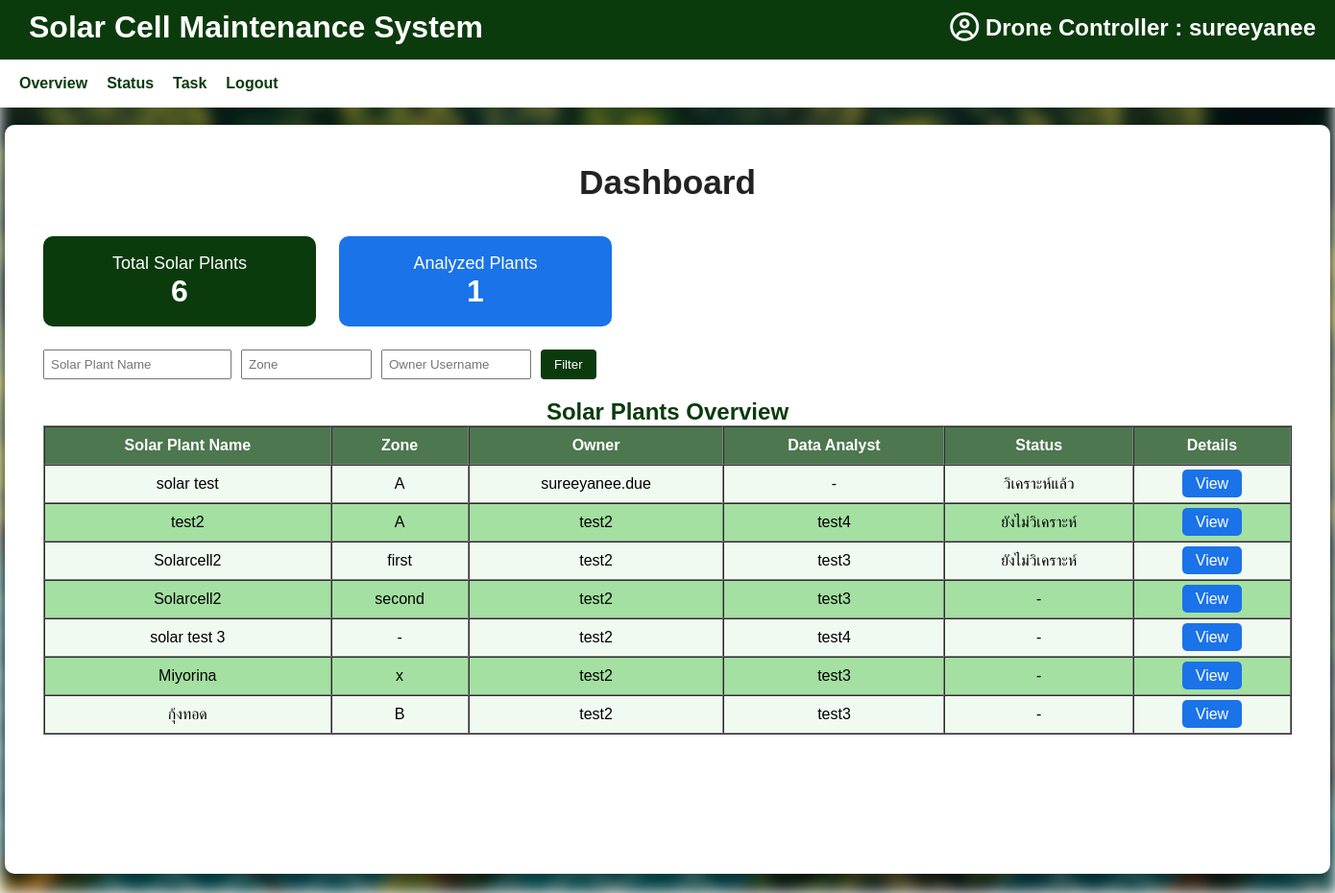
The page /accounts/dashboard/data-analyst/ (signed in) on the database its author committed.
### accounts/models.py (models this page shows, shortened)
class CustomUser(AbstractUser):
    ROLE_CHOICES = [
        ("site_admin", "Site Admin"),     # ผู้ดูแลเว็บไซต์
        ("plant_owner", "Plant Owner"),
        ("data_analyst", "Data Analyst"),
        ("drone_controller", "Drone Controller"),
    ]
    role = models.CharField(max_length=20, choices=ROLE_CHOICES, default="plant_owner")

### plant/models.py (models this page shows, shortened)
class SolarPlant(models.Model):
    name = models.CharField(max_length=255, verbose_name="ชื่อโรงไฟฟ้า")
    location = models.CharField(max_length=255, verbose_name="ที่ตั้งโรงไฟฟ้า")
    latitude = models.FloatField(verbose_name="ละติจูด", null=True, blank=True)
    longitude = models.FloatField(verbose_name="ลองจิจูด", null=True, blank=True)
    owner = models.ForeignKey(
        settings.AUTH_USER_MODEL,
        on_delete=models.CASCADE,
        related_name='plants',
        verbose_name="เจ้าของโรง"
    )
    installed_capacity_kw = models.DecimalField(
        max_digits=10, decimal_places=2,
        null=True, blank=True,
        verbose_name="กำลังการผลิต (kW)"
    )
    description = models.TextField(blank=True, verbose_name="รายละเอียดเพิ่มเติม")
    created_at = models.DateTimeField(auto_now_add=True)
    data_analyst = models.ForeignKey(
        settings.AUTH_USER_MODEL,
        on_delete=models.SET_NULL,
        null=True, blank=True,
        limit_choices_to={'role': 'data_analyst'},
        related_name='assigned_analyst_plants',
        verbose_name="นักวิเคราะห์ข้อมูล"
    )
    drone_controller = models.ForeignKey(
        settings.AUTH_USER_MODEL,
        on_delete=models.SET_NULL,
        null=True, blank=True,
        limit_choices_to={'role': 'drone_controller'},
        related_name='assigned_drone_plants',
        verbose_name="ผู้ควบคุมโดรน"
    )

class Zone(models.Model):
    plant = models.ForeignKey(SolarPlant, on_delete=models.CASCADE, related_name='zones')
    name = models.CharField(max_length=50, verbose_name="ชื่อโซน")  # เช่น Zone A, B, Main Zone
    class Meta:
        unique_together = ('plant', 'name')

### drone/models.py (models this page shows, shortened)
class DroneInspection(models.Model):
    STATUS_CHOICES = [
        ('pending', 'ยังไม่วิเคราะห์'),
        ('analyzed', 'วิเคราะห์แล้ว'),
        ('issue_found', 'พบปัญหา'),
        ('complete', 'แก้ไขแล้ว'),
    ]
    plant = models.ForeignKey('plant.SolarPlant', on_delete=models.CASCADE)
    zone = models.ForeignKey('plant.Zone', on_delete=models.CASCADE)
    captured_by = models.ForeignKey(settings.AUTH_USER_MODEL, on_delete=models.SET_NULL, null=True)
    image = models.ImageField(upload_to="inspections/")
    description = models.TextField(blank=True)
    captured_date = models.DateField(verbose_name="Image Date", null=True, blank=True)
    captured_time = models.TimeField(verbose_name="Image Time", null=True, blank=True)
    captured_at = models.DateTimeField(auto_now_add=True)
    status = models.CharField(max_length=20, choices=STATUS_CHOICES, default='pending')
    analyzed_by = models.ForeignKey(
        settings.AUTH_USER_MODEL,
        on_delete=models.SET_NULL,
        null=True,
        blank=True,
        related_name='analyzed_inspections'
    )

### accounts/views.py (the view)
# urls.py: path('dashboard/data-analyst/', data_analyst_dashboard_view, name='data_analyst_dashboard'),
@login_required
def data_analyst_dashboard_view(request):
    plants = SolarPlant.objects.all().prefetch_related('zones', 'owner')
    plant_name = request.GET.get('plant_name', '').strip()
    zone_name = request.GET.get('zone_name', '').strip()
    owner_name = request.GET.get('owner_name', '').strip()
    if plant_name:
        plants = plants.filter(name__icontains=plant_name)
    if owner_name:
        plants = plants.filter(owner__username__icontains=owner_name)
    if zone_name:
        plants = plants.filter(zones__name__icontains=zone_name).distinct()
    total_plants = SolarPlant.objects.count()
    analyzed_plant_ids = DroneInspection.objects.exclude(status='pending').values_list('plant_id', flat=True).distinct()
    analyzed_plants = SolarPlant.objects.filter(id__in=analyzed_plant_ids).count()
    return render(request, 'dashboard/data_analyst_dashboard.html', {
        'plants': plants,
        'total_plants': total_plants,
        'analyzed_plants': analyzed_plants,
    })

### templates/dashboard/data_analyst_dashboard.html (shortened to what this page needs)
{% extends 'dash.html' %}
{% load static %}
{% block content %}
    <h1 style="font-size:2.2rem; font-weight:bold; margin-bottom: 0.5em; color:#222; text-shadow: 0 1px 2px #eee;">Dashboard</h1>
    <br>
    <div style="display: flex; gap: 24px; margin-bottom: 24px; flex-wrap: wrap;">
        <div style="background: #0b3b0d; color: white; padding: 18px 32px; border-radius: 10px; min-width: 220px;">
            <div style="font-size: 18px;">Total Solar Plants</div>
            <div style="font-size: 32px; font-weight: bold;">{{ total_plants }}</div>
        </div>
        <div style="background: #1a73e8; color: white; padding: 18px 32px; border-radius: 10px; min-width: 220px;">
            <div style="font-size: 18px;">Analyzed Plants</div>
            <div style="font-size: 32px; font-weight: bold;">{{ analyzed_plants }}</div>
        </div>
    </div>
    <form method="get" style="margin-bottom: 20px; display: flex; gap: 10px; flex-wrap: wrap;">
        <input type="text" name="plant_name" placeholder="Solar Plant Name" value="{{ request.GET.plant_name|default:'' }}" style="padding: 6px; width: 180px;">
        <input type="text" name="zone_name" placeholder="Zone" value="{{ request.GET.zone_name|default:'' }}" style="padding: 6px; width: 120px;">
        <input type="text" name="owner_name" placeholder="Owner Username" value="{{ request.GET.owner_name|default:'' }}" style="padding: 6px; width: 140px;">
        <button type="submit" style="padding: 6px 14px; background: #0b3b0d; color: white; border: none; border-radius: 4px;">Filter</button>
    </form>
    <h2>Solar Plants Overview</h2>
    <table border="1" cellpadding="10" cellspacing="0" style="width:100%; background:white; color:black;">
        <thead style="background:#0b3b0d; color:white;">
            <tr>
                <th>Solar Plant Name</th>
                <th>Zone</th>
                <th>Owner</th>
                <th>Data Analyst</th>
                <th>Status</th>
                <th>Details</th>
            </tr>
        </thead>
        <tbody>
            {% for plant in plants %}
                {% for zone in plant.zones.all %}
                    <tr>
                        <td>{{ plant.name }}</td>
                        <td>{{ zone.name }}</td>
                        <td>{{ plant.owner.username }}</td>
                        <td>{% if plant.data_analyst %}{{ plant.data_analyst.username }}{% else %}-{% endif %}</td>
                        <td>
                            {% with inspections=zone.droneinspection_set.all|dictsortreversed:"captured_at" %}
                                {% if inspections %}
                                    {{ inspections.0.get_status_display }}
                                {% else %}
                                    -
                                {% endif %}
                            {% endwith %}
                        </td>
                        <td>
                            <a href="{% url 'plant_detail_analyst' plant.id %}" style="background:#1a73e8; color:white; padding:6px 14px; border-radius:5px; text-decoration:none;">View</a>
                        </td>
                    </tr>
                {% empty %}
                    <tr>
                        <td>{{ plant.name }}</td>
                        <td>-</td>
                        <td>{{ plant.owner.username }}</td>
                        <td>{% if plant.data_analyst %}{{ plant.data_analyst.username }}{% else %}-{% endif %}</td>
                        <td>-</td>
                        <td>
                            <a href="{% url 'plant_detail_analyst' plant.id %}" style="background:#1a73e8; color:white; padding:6px 14px; border-radius:5px; text-decoration:none;">View</a>
                        </td>
                    </tr>
                {% endfor %}
            {% empty %}
                <tr><td colspan="6">No data available.</td></tr>
            {% endfor %}
        </tbody>
    </table>
{% endblock %}

### templates/dash.html (shortened to what this page needs)
{% load static %}
<!DOCTYPE html>
<html lang="en">
<head>
    <link rel="stylesheet" href="{% static 'css/style.css' %}">
    <link rel="stylesheet" href="https://cdnjs.cloudflare.com/ajax/libs/font-awesome/6.5.0/css/all.min.css">
</head>
<body class="dash">
    <header>
    <div class="header-top">
        <h1>Solar Cell Maintenance System</h1>
        <h2 class="user-info" style="position: absolute; top: 15px; right: 20px; font-weight: bold; color: white;">
            <i class="fa-regular fa-circle-user fa-lg" style="color: #ffffff;"></i> {{ request.user.get_role_display|default:request.user.role|capfirst }} : {{ request.user.username }}
        </h2>
    </div>
    {% block navbar %}
    <nav class="navbar">
        {% if request.user.role == 'plant_owner' %}
            {% include 'navbars/navbar_plant_owner.html' %}
        {% elif request.user.role == 'data_analyst' %}
            {% include 'navbars/navbar_data_analyst.html' %}
        {% elif request.user.role == 'drone_controller' %}
            {% include 'navbars/navbar_drone_controller.html' %}
        {% endif %}
    </nav>
    {% endblock %}
    </header>
    <div class="{% block class_name %}dash-container{% endblock %}">
        {% block content %}
        {% endblock %}
    </div>
</body>
</html>

### static/css/style.css (style rules this page uses)
body.dash { position: relative; margin: 0; padding: 0; min-height: 100vh; font-family: 'Arial', sans-serif; }
body.dash::before { content: ''; position: fixed; pointer-events: none; top: 0; left: 0; width: 100%; height: 100%; background-image: url("/static/images/solar-bg.jpg"); background-size: cover; background-position: center; background-repeat: no-repeat; filter: blur(8px) brightness(0.7); z-index: -1; }
.dash header { background-color: rgb(11, 59, 13); display: flex; flex-direction: column; align-items: stretch; padding: 0; position: fixed; top: 0; left: 0; width: 100%; z-index: 1000; box-shadow: 0px 2px 5px rgba(0, 0, 0, 0.1); }
.header-top { display: flex; justify-content: space-between; align-items: center; padding: 10px 30px; background-color: rgb(11, 59, 13); color: white; }
.navbar { background-color: rgb(255, 255, 255); color: rgb(11, 59, 13); display: flex; justify-content: flex-start; padding: 5px 20px; align-items: center; margin: 0; position: relative; top: 5px; width: 100%; height: 40px; }
.dash-container { width: 1300px; height: 700px; background: rgb(255, 255, 255); padding: 40px; border-radius: 10px; text-align: center; margin: 130px auto 40px auto; box-shadow: 0 4px 10px rgba(0, 0, 0, 0.2); overflow: auto; }
.dash h1 { color: rgb(255, 255, 255); margin: 0; }
.dash h2 { color: rgb(11, 59, 13); margin: 0; }
table tr:nth-child(even) { background-color: #a3e0a1; }
table tr:nth-child(odd) { background-color: #d4f0d454; }
td, th { text-align: center; vertical-align: middle; }

### rows shown on the page
CustomUser: user.role "Drone Controller", user.username "sureeyanee"
SolarPlant: name "solar test", owner.username "sureeyanee.due"
Zone: name "A", droneinspection_set.0.status "วิเคราะห์แล้ว"
SolarPlant: name "test2", owner.username "test2", data_analyst.username "test4"
Zone: name "A", droneinspection_set.0.status "ยังไม่วิเคราะห์"
SolarPlant: name "Solarcell2", owner.username "test2", data_analyst.username "test3"
Zone: name "first", droneinspection_set.0.status "ยังไม่วิเคราะห์"
Zone: name "second"
SolarPlant: name "solar test 3", owner.username "test2", data_analyst.username "test4"
SolarPlant: name "Miyorina", owner.username "test2", data_analyst.username "test3"
Zone: name "x"
SolarPlant: name "กุ้งทอด", owner.username "test2", data_analyst.username "test3"
Zone: name "B"

### other values the page prints
{{ total_plants }} "6"
{{ analyzed_plants }} "1"
